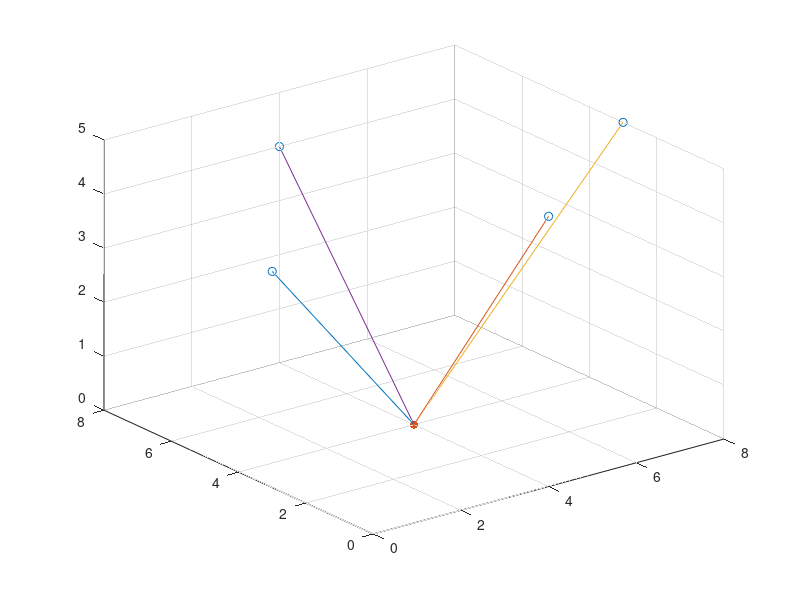

This figure's MATLAB source: (Note: this script raises an error after producing the figure.)
clear;clc;
close all;
SatellitePosition = [ 0 3 4;
                      4 0 5;
                      8 3 5;
                      4 8 4];
scatter3(SatellitePosition(:, 1),SatellitePosition(:, 2),SatellitePosition(:, 3));
hold on;
UserPosition=[4 4 0];
scatter3(UserPosition(1),UserPosition(2),UserPosition(3) ,"filled");hold on
for i = 1:length(SatellitePosition)
    plot3([SatellitePosition(i,1),UserPosition(1)],[SatellitePosition(i,2),UserPosition(2)],[SatellitePosition(i,3),UserPosition(3)])
end
R = [];
for i = 1:length(SatellitePosition)
    L = sqrt(sum((SatellitePosition(i,:)-UserPosition).^2));
    R = [R,L];
end
syms x y z

[x,y,z] = solve(R(1)^2 == sum(([x y z] - SatellitePosition(1,:)).^2), ...
                R(2)^2 == sum(([x y z] - SatellitePosition(2,:)).^2), ...                
                R(3)^2 == sum(([x y z] - SatellitePosition(3,:)).^2), ...
                R(4)^2 == sum(([x y z] - SatellitePosition(4,:)).^2) ...              
                ,x,y,z);
fprintf("result: %d, %d, %d",x,y,z);
for i = 1:length(SatellitePosition)
    plot3([SatellitePosition(i,1),x],[SatellitePosition(i,2),y],[SatellitePosition(i,3),z])
end